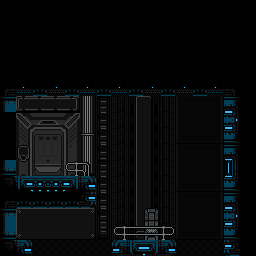

Tiled map render using the project's own tile images. Description and the map definition, with tile-layer contents summarised, below:
An orthogonal 16x16 tile map with 16x16 px tiles, 4 tile layers (wall, bg doodads, main, fence), 2 tilesets and 1 object (b_0).

<map version="1.0" orientation="orthogonal" renderorder="right-down" width="16" height="16" tilewidth="16" tileheight="16" nextobjectid="7">
 <properties>
  <property name="isStart" type="bool" value="true" />
 </properties>
 <tileset firstgid="1" source="../corpus.tsx" />
 <tileset firstgid="12097" source="../../connectors.tsx" />
 <layer name="wall" width="16" height="16">
  <data>[256 cells, 115 non-empty, 49 distinct tile ids]</data>
 </layer>
 <layer name="bg doodads" width="16" height="16">
  <data>[256 cells, 2 non-empty, 2 distinct tile ids]</data>
 </layer>
 <layer name="main" width="16" height="16">
  <data>[256 cells, 50 non-empty, 26 distinct tile ids]</data>
 </layer>
 <objectgroup name="connectors">
  <object id="6" type="b_0" gid="12100" x="16" y="256" width="16" height="16" />
 </objectgroup>
 <layer name="fence" width="16" height="16">
  <data>[256 cells, 6 non-empty, 5 distinct tile ids]</data>
 </layer>
</map>